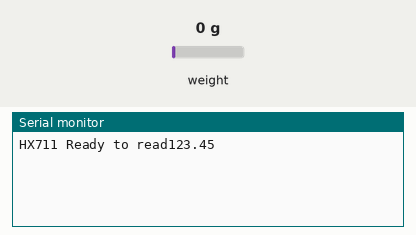
This sketch was run on a simulated Arduino Uno, built with avr-gcc and run on an emulated ATmega328P. On the bench: the last lines printed to the serial monitor. The inputs (shaded band) are chosen by the test bench; at power-on: weight on the scale 0 g.

Above: at 2.3 s.
2.4 s: weight on the scale set to 100 g
At 7.4 s:
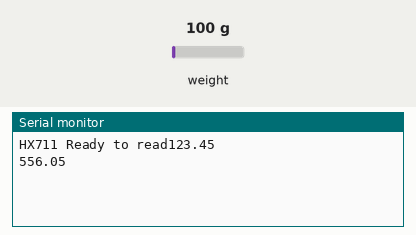
11.9 s: weight on the scale set to 1250 g
At 17.6 s:
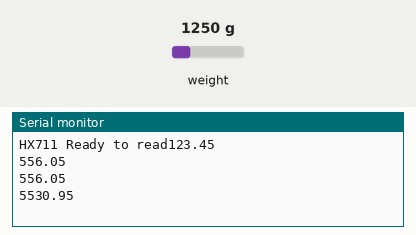

The sketch:

load_cell_2.ino
```cpp
/*
VCC - VCC
GND - GND
DT - 22
SCK - 23
*/
#include "HX711.h"

// HX711 circuit wiring
//const int LOADCELL_DOUT_PIN = 22;
//const int LOADCELL_SCK_PIN = 23;

const int LOADCELL_DOUT_PIN = 18;
const int LOADCELL_SCK_PIN = 19;
float zero;
HX711 scale;

void setup() {
  Serial.begin(9600);
  scale.begin(LOADCELL_DOUT_PIN, LOADCELL_SCK_PIN);
  delay(1000);
  if (scale.is_ready()) {
    long reading = scale.read();
    Serial.print("HX711 Ready to read");
  } else {
    Serial.println("HX711 not found.");
  }
}

void loop() {
  if (scale.is_ready()) {
    long reading = scale.read();
    //Serial.print("HX711 reading: ");
    Serial.println(reading*0.0103+123.450);
    //Serial.println(reading);
  } else {
    Serial.println("HX711 not found.");
  }
delay(5000);
}
```

Measured:
- after the input at 2.4 s, the serial monitor: prints a new line after 3.9 s (image 1)
- after the input at 11.9 s, the serial monitor: prints a new line after 4.6 s (image 2)
